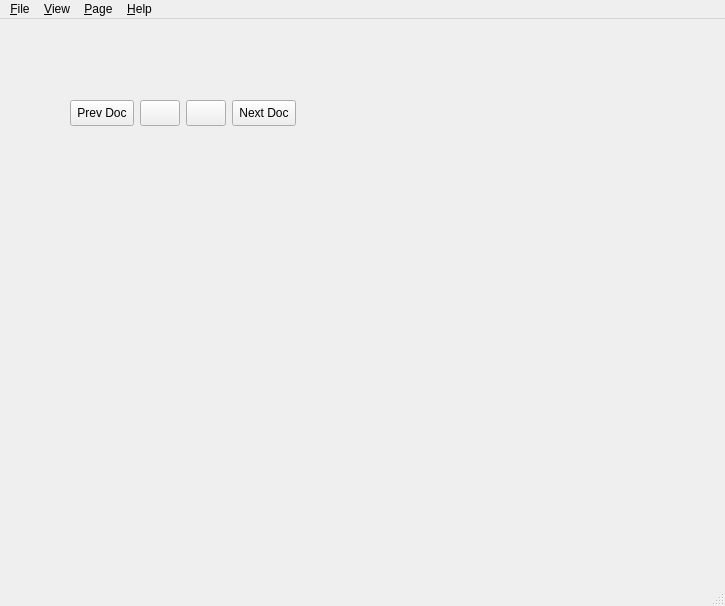
<?xml version="1.0" encoding="UTF-8"?>
<ui version="4.0">
 <class>MainWindow</class>
 <widget class="QMainWindow" name="MainWindow">
  <property name="geometry">
   <rect>
    <x>0</x>
    <y>0</y>
    <width>725</width>
    <height>606</height>
   </rect>
  </property>
  <property name="sizePolicy">
   <sizepolicy hsizetype="Expanding" vsizetype="Expanding">
    <horstretch>0</horstretch>
    <verstretch>0</verstretch>
   </sizepolicy>
  </property>
  <property name="windowTitle">
   <string>MainWindow</string>
  </property>
  <widget class="QWidget" name="centralwidget">
   <property name="sizePolicy">
    <sizepolicy hsizetype="Expanding" vsizetype="Expanding">
     <horstretch>0</horstretch>
     <verstretch>0</verstretch>
    </sizepolicy>
   </property>
   <widget class="QWidget" name="">
    <property name="geometry">
     <rect>
      <x>70</x>
      <y>81</y>
      <width>226</width>
      <height>26</height>
     </rect>
    </property>
    <layout class="QHBoxLayout" name="horizontalLayout">
     <item>
      <widget class="QPushButton" name="pushButton_5">
       <property name="sizePolicy">
        <sizepolicy hsizetype="Expanding" vsizetype="Expanding">
         <horstretch>0</horstretch>
         <verstretch>0</verstretch>
        </sizepolicy>
       </property>
       <property name="text">
        <string>Prev Doc</string>
       </property>
       <property name="icon">
        <iconset>
         <normaloff>images/Prev-File.png</normaloff>images/Prev-File.png</iconset>
       </property>
      </widget>
     </item>
     <item>
      <widget class="QPushButton" name="pushButton_3">
       <property name="sizePolicy">
        <sizepolicy hsizetype="Expanding" vsizetype="Expanding">
         <horstretch>0</horstretch>
         <verstretch>0</verstretch>
        </sizepolicy>
       </property>
       <property name="text">
        <string/>
       </property>
       <property name="icon">
        <iconset>
         <normaloff>images/Prev-Page.png</normaloff>images/Prev-Page.png</iconset>
       </property>
      </widget>
     </item>
     <item>
      <widget class="QPushButton" name="pushButton_2">
       <property name="sizePolicy">
        <sizepolicy hsizetype="Expanding" vsizetype="Expanding">
         <horstretch>0</horstretch>
         <verstretch>0</verstretch>
        </sizepolicy>
       </property>
       <property name="text">
        <string/>
       </property>
       <property name="icon">
        <iconset>
         <normaloff>images/Next-Page.png</normaloff>images/Next-Page.png</iconset>
       </property>
      </widget>
     </item>
     <item>
      <widget class="QPushButton" name="pushButton_4">
       <property name="sizePolicy">
        <sizepolicy hsizetype="Expanding" vsizetype="Expanding">
         <horstretch>0</horstretch>
         <verstretch>0</verstretch>
        </sizepolicy>
       </property>
       <property name="text">
        <string>Next Doc</string>
       </property>
       <property name="icon">
        <iconset>
         <normaloff>images/Next-File.png</normaloff>images/Next-File.png</iconset>
       </property>
      </widget>
     </item>
    </layout>
   </widget>
  </widget>
  <widget class="QMenuBar" name="menubar">
   <property name="geometry">
    <rect>
     <x>0</x>
     <y>0</y>
     <width>725</width>
     <height>21</height>
    </rect>
   </property>
   <widget class="QMenu" name="menu_File">
    <property name="title">
     <string>&amp;File</string>
    </property>
    <addaction name="separator"/>
    <addaction name="actionOpen"/>
    <addaction name="actionPrint"/>
    <addaction name="separator"/>
    <addaction name="actionExit"/>
   </widget>
   <widget class="QMenu" name="menu_View">
    <property name="title">
     <string>&amp;View</string>
    </property>
    <addaction name="actionZoom_In_25"/>
    <addaction name="actionZoom_Out_25"/>
    <addaction name="actionNormal_Size"/>
    <addaction name="separator"/>
    <addaction name="actionFit_To_Window"/>
   </widget>
   <widget class="QMenu" name="menu_Page">
    <property name="title">
     <string>&amp;Page</string>
    </property>
    <addaction name="actionNext_Page"/>
    <addaction name="actionPrev_Page"/>
    <addaction name="separator"/>
    <addaction name="actionNext_File"/>
    <addaction name="actionPrev_File"/>
   </widget>
   <widget class="QMenu" name="menu_Help">
    <property name="title">
     <string>&amp;Help</string>
    </property>
    <addaction name="actionAbout"/>
    <addaction name="actionAbout_Qt"/>
   </widget>
   <addaction name="menu_File"/>
   <addaction name="menu_View"/>
   <addaction name="menu_Page"/>
   <addaction name="menu_Help"/>
  </widget>
  <widget class="QStatusBar" name="statusbar"/>
  <action name="actionOpen">
   <property name="icon">
    <iconset>
     <activeon>images/Open.png</activeon>
    </iconset>
   </property>
   <property name="text">
    <string>Open...</string>
   </property>
   <property name="statusTip">
    <string>Opening a new file</string>
   </property>
   <property name="shortcut">
    <string>Ctrl+O</string>
   </property>
  </action>
  <action name="actionPrint">
   <property name="icon">
    <iconset>
     <normaloff>images/Print.png</normaloff>images/Print.png</iconset>
   </property>
   <property name="text">
    <string>Print...</string>
   </property>
   <property name="statusTip">
    <string>Printing the file . . .</string>
   </property>
   <property name="shortcut">
    <string>Ctrl+P</string>
   </property>
  </action>
  <action name="actionExit">
   <property name="icon">
    <iconset>
     <normaloff>images/Exit.png</normaloff>images/Exit.png</iconset>
   </property>
   <property name="text">
    <string>Exit</string>
   </property>
   <property name="statusTip">
    <string>Exiting the file</string>
   </property>
   <property name="shortcut">
    <string>Ctrl+E</string>
   </property>
  </action>
  <action name="actionZoom_In_25">
   <property name="icon">
    <iconset>
     <activeon>images/Zoom-In.png</activeon>
    </iconset>
   </property>
   <property name="text">
    <string>Zoom In(25%)</string>
   </property>
   <property name="statusTip">
    <string>Zooming In . . .</string>
   </property>
   <property name="shortcut">
    <string>Ctrl++</string>
   </property>
  </action>
  <action name="actionZoom_Out_25">
   <property name="icon">
    <iconset>
     <normaloff>images/Zoom-Out.png</normaloff>images/Zoom-Out.png</iconset>
   </property>
   <property name="text">
    <string>Zoom Out(25%)</string>
   </property>
   <property name="statusTip">
    <string>Zooming Out . . . </string>
   </property>
   <property name="shortcut">
    <string>Ctrl+-</string>
   </property>
  </action>
  <action name="actionNormal_Size">
   <property name="icon">
    <iconset>
     <normaloff>images/Normal-Size.png</normaloff>images/Normal-Size.png</iconset>
   </property>
   <property name="text">
    <string>Normal Size</string>
   </property>
   <property name="statusTip">
    <string>Normal Size</string>
   </property>
   <property name="shortcut">
    <string>Ctrl+*</string>
   </property>
  </action>
  <action name="actionFit_To_Window">
   <property name="icon">
    <iconset>
     <normaloff>images/Fit-To-Window.png</normaloff>images/Fit-To-Window.png</iconset>
   </property>
   <property name="text">
    <string>Fit To Window</string>
   </property>
   <property name="statusTip">
    <string>Fitting to Window</string>
   </property>
   <property name="shortcut">
    <string>Ctrl+7</string>
   </property>
  </action>
  <action name="actionNext_Page">
   <property name="icon">
    <iconset>
     <normaloff>images/Next-Page.png</normaloff>images/Next-Page.png</iconset>
   </property>
   <property name="text">
    <string>Next Page</string>
   </property>
   <property name="statusTip">
    <string>Next Page</string>
   </property>
   <property name="shortcut">
    <string>Ctrl+Right</string>
   </property>
  </action>
  <action name="actionPrev_Page">
   <property name="icon">
    <iconset>
     <normaloff>images/Prev-Page.png</normaloff>images/Prev-Page.png</iconset>
   </property>
   <property name="text">
    <string>Prev Page</string>
   </property>
   <property name="statusTip">
    <string>Prev Page</string>
   </property>
   <property name="shortcut">
    <string>Ctrl+Left</string>
   </property>
  </action>
  <action name="actionNext_File">
   <property name="icon">
    <iconset>
     <normaloff>images/Next-File.png</normaloff>images/Next-File.png</iconset>
   </property>
   <property name="text">
    <string>Next File</string>
   </property>
   <property name="statusTip">
    <string>Next File</string>
   </property>
   <property name="shortcut">
    <string>Ctrl+PgUp</string>
   </property>
  </action>
  <action name="actionPrev_File">
   <property name="icon">
    <iconset>
     <normaloff>images/Prev-Page.png</normaloff>images/Prev-Page.png</iconset>
   </property>
   <property name="text">
    <string>Prev File</string>
   </property>
   <property name="statusTip">
    <string>Prev File</string>
   </property>
   <property name="shortcut">
    <string>Ctrl+PgDown</string>
   </property>
  </action>
  <action name="actionAbout">
   <property name="icon">
    <iconset>
     <normaloff>images/About.png</normaloff>images/About.png</iconset>
   </property>
   <property name="text">
    <string>About </string>
   </property>
   <property name="statusTip">
    <string>About</string>
   </property>
   <property name="shortcut">
    <string>Ctrl+I</string>
   </property>
  </action>
  <action name="actionAbout_Qt">
   <property name="icon">
    <iconset>
     <normaloff>images/About-Qt.png</normaloff>images/About-Qt.png</iconset>
   </property>
   <property name="text">
    <string>About Qt</string>
   </property>
   <property name="statusTip">
    <string>About Qt</string>
   </property>
   <property name="shortcut">
    <string>Ctrl+Q</string>
   </property>
  </action>
 </widget>
 <resources/>
 <connections>
  <connection>
   <sender>actionExit</sender>
   <signal>triggered()</signal>
   <receiver>MainWindow</receiver>
   <slot>close()</slot>
   <hints>
    <hint type="sourcelabel">
     <x>-1</x>
     <y>-1</y>
    </hint>
    <hint type="destinationlabel">
     <x>549</x>
     <y>434</y>
    </hint>
   </hints>
  </connection>
 </connections>
</ui>
